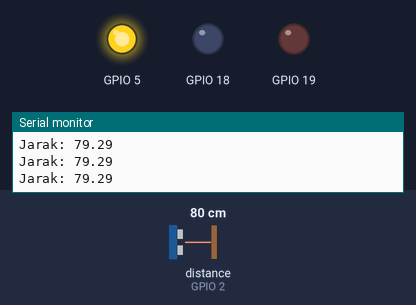
This sketch was run on a simulated ESP32. On the bench: output pins drawn as LEDs (lit = HIGH), the last lines printed to the serial monitor. Wiring (from diagram.json): ultrasonic range finder: trigger GPIO 15; echo GPIO 2. The inputs (shaded band) are chosen by the test bench; at power-on: distance to the obstacle (sensor on GPIO 2) 80 cm. The echo pulse lasts 58.3 µs per cm; pins used as bus, display or sensor lines are not drawn.

Above: at 1.2 s.
1.3 s: distance to the obstacle (sensor on GPIO 2) set to 95 cm
2.8 s: distance to the obstacle (sensor on GPIO 2) set to 103 cm
At 4.0 s:
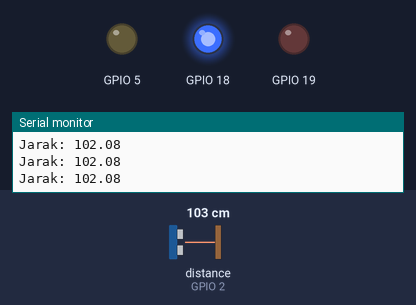
4.3 s: distance to the obstacle (sensor on GPIO 2) set to 197 cm
5.8 s: distance to the obstacle (sensor on GPIO 2) set to 206 cm
At 6.7 s:
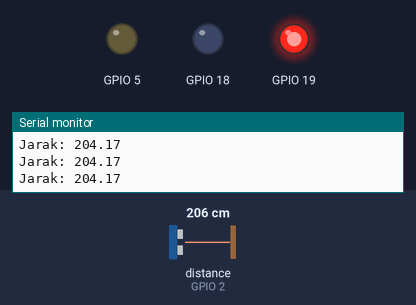
7.3 s: distance to the obstacle (sensor on GPIO 2) set to 60 cm
At 8.5 s:
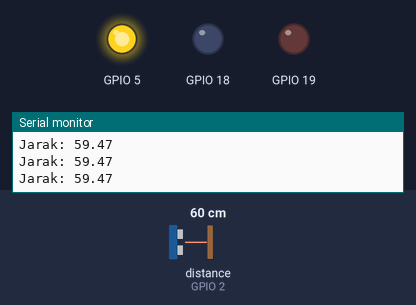
8.8 s: distance to the obstacle (sensor on GPIO 2) set to 120 cm
At 9.6 s:
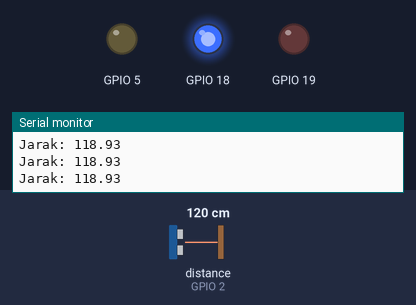
Timing chart, 0 to 11.3 s (numbered marks = the images above; inputs shaded):
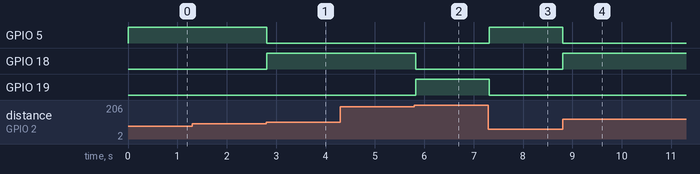

Measured:
- the behaviour switches between 100 and 101 cm on distance to the obstacle (sensor on GPIO 2) (found by bisection; images 0 and 1)
- the behaviour switches between 201 and 202 cm on distance to the obstacle (sensor on GPIO 2) (found by bisection; images 1 and 2)
- after the input at 2.8 s, GPIO 5: HIGH → LOW at once; GPIO 18: LOW → HIGH at once
- after the input at 5.8 s, GPIO 18: HIGH → LOW at once; GPIO 19: LOW → HIGH at once
- after the input at 7.3 s, GPIO 5: LOW → HIGH at once; GPIO 19: HIGH → LOW at once
- after the input at 8.8 s, GPIO 5: HIGH → LOW at once; GPIO 18: LOW → HIGH at once

The sketch:

T3-4.Challenges2.ino
```cpp
#include "Led.h"

#define ECHO_PIN 2
#define TRIG_PIN 15

int LED_YELLOW = 5;
int LED_BLUE = 18;
int LED_RED = 19;

Led led(LED_YELLOW, LED_BLUE, LED_RED);

void setup() {
  Serial.begin(115200);
  pinMode(TRIG_PIN, OUTPUT);
  pinMode(ECHO_PIN, INPUT);
}

float readDistanceCM() {
  digitalWrite(TRIG_PIN, LOW);
  delayMicroseconds(2);
  digitalWrite(TRIG_PIN, HIGH);
  delayMicroseconds(10);
  digitalWrite(TRIG_PIN, LOW);
  int duration = pulseIn(ECHO_PIN, HIGH);
  return duration * 0.034 / 2;
}

void loop() {
  digitalWrite(TRIG_PIN, LOW);
  delayMicroseconds(2);
  digitalWrite(TRIG_PIN, HIGH);
  delayMicroseconds(10);
  digitalWrite(TRIG_PIN, LOW);
  int duration = pulseIn(ECHO_PIN, HIGH);
  float distance = duration * 0.034 / 2;

  Serial.print("Jarak: ");
  Serial.println(distance);

  if(distance > 50 && distance < 100){
    led.yellow();
  }else if (distance > 100 && distance < 200){
    led.blue();
  }else if(distance > 200 && distance < 300){
    led.red();
  }else if (distance > 300){
    led.all();
  }

}
```

Led.h
```cpp
class Led {

private:
  int _yellow;
  int _blue;
  int _red;

public:
  Led(int yellowLed, int blueLed, int redLed){
    _yellow = yellowLed;
    _blue = blueLed;
    _red = redLed;

    pinMode(_yellow, OUTPUT);
    pinMode(_blue, OUTPUT);
    pinMode(_red, OUTPUT);
  }

  void yellow(){
    digitalWrite(_yellow, HIGH);
    digitalWrite(_blue, LOW);
    digitalWrite(_red, LOW);
  }

  void blue(){
    digitalWrite(_yellow, LOW);
    digitalWrite(_blue, HIGH);
    digitalWrite(_red, LOW);
  }

  void red(){
    digitalWrite(_yellow, LOW);
    digitalWrite(_blue, LOW);
    digitalWrite(_red, HIGH);
  }

  void all(){
    digitalWrite(_yellow, HIGH);
    digitalWrite(_blue, HIGH);
    digitalWrite(_red, HIGH);
  }

};
```
